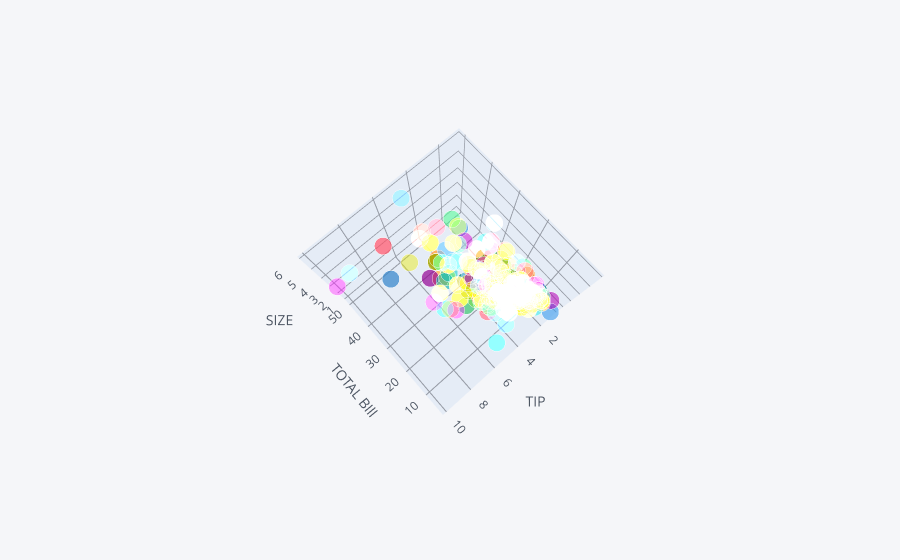

The code cell stored with this chart in its notebook:
### Code cell
tip.iplot(kind = "scatter3d" , x = "total_bill" , y = "tip" , z = "size" , xTitle = "TOTAL BIll" , yTitle = "TIP", zTitle = "SIZE")

### Figure 1 — Plotly figure (JSON) as saved in the notebook; plotly's stock layout.template omitted (floating-point values rounded to 4 significant figures; data arrays with more than 128 entries replaced by an {"elided": "..."} marker saying what was removed)
{"data": [{"marker": {"color": {"elided": "244 str values"}, "opacity": 0.8, "size": {"elided": "244 int values"}, "symbol": "circle"}, "mode": "markers", "text": {"elided": "244 str values"}, "type": "scatter3d", "x": {"elided": "244 float values"}, "y": {"elided": "244 float values"}, "z": {"elided": "244 int values"}}], "layout": {"autosize": true, "legend": {"bgcolor": "#F5F6F9", "font": {"color": "#4D5663"}}, "paper_bgcolor": "#F5F6F9", "plot_bgcolor": "#F5F6F9", "scene": {"aspectmode": "auto", "aspectratio": {"x": 1, "y": 1, "z": 1}, "camera": {"center": {"x": 0, "y": 0, "z": 0}, "eye": {"x": -0.428, "y": 0.3771, "z": 2.533}, "projection": {"type": "perspective"}, "up": {"x": 0, "y": 0, "z": 1}}, "xaxis": {"gridcolor": "#9499A3", "showgrid": true, "tickfont": {"color": "#4D5663"}, "title": {"font": {"color": "#4D5663"}, "text": "TOTAL BIll"}, "type": "linear", "zerolinecolor": "#9499A3"}, "yaxis": {"gridcolor": "#9499A3", "showgrid": true, "tickfont": {"color": "#4D5663"}, "title": {"font": {"color": "#4D5663"}, "text": "TIP"}, "type": "linear", "zerolinecolor": "#9499A3"}, "zaxis": {"gridcolor": "#9499A3", "showgrid": true, "tickfont": {"color": "#4D5663"}, "title": {"font": {"color": "#4D5663"}, "text": "SIZE"}, "type": "linear", "zerolinecolor": "#9499A3"}}, "title": {"font": {"color": "#4D5663"}}}}
